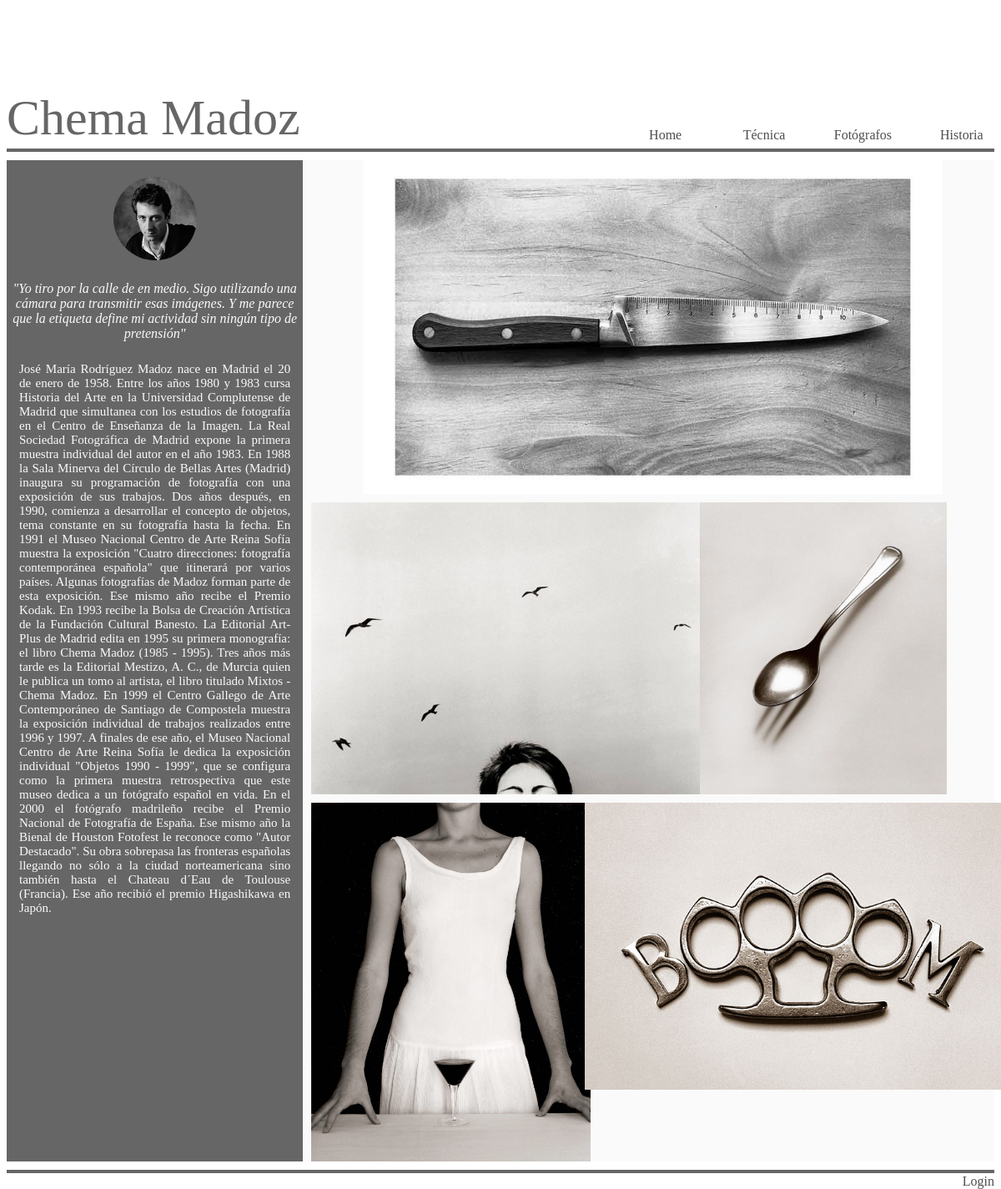
The page /madoz.php on the database its author committed.
### tables this page shows
CREATE TABLE `fotografos` (
  `nombre` varchar(25) NOT NULL,
  `biografia` text,
  `quote` text,
  `rutaretrato` varchar(60) NOT NULL
);

CREATE TABLE `imagenes` (
  `referencia_por_autor` int(11) NOT NULL,
  `ruta` varchar(50) NOT NULL,
  `autor` varchar(25) NOT NULL,
  `alineación` varchar(25) NOT NULL
);

### madoz.php (the view, shortened to what this page needs)
	<html>
	<head>
		<link rel="stylesheet" type="text/css" href="estilo.css">
	</head>
	<body id="cuerpo">
		<?php
			$conexion=new mysqli('localhost','root','','photoweb');
			$conexion->set_charset("utf8");
			$peticion="SELECT * FROM fotografos WHERE nombre='Chema Madoz'";
			$resultado=$conexion->query($peticion);
			$fila=$resultado->fetch_assoc();
		?>
		<div>
			<?php echo '<div id="titulo2" align="left">'.$fila['nombre'].'</div>'; ?>
			<div id="menu">
				<span id="menuitem"><a href="historia.php">Historia</a></span>
				<span id="menuitem"><a href="fotografos.php">Fotógrafos</a></span>
				<span id="menuitem"><a href="tecnica.php">Técnica</a></span>
				<span id="menuitem"><a href="principal.php">Home</a></span>
			</div>
		<div id="linea" align="center"></div>
		<div id="basefotografos" align="center">
			<div id="bannerizquierdo">
				<?php echo'<span id="retratobio"><img class="circulo" height=100px" width="100px" src="./retratos/'.$fila['rutaretrato'].'"> </span>';?>
				<?php echo '<span id="quote">"'.$fila['quote'].'"</span>';?>
				<?php echo '<span id="bio">'.$fila['biografia'].'</span>';?>
			</div>
			<?php
				$peticion="SELECT * FROM imagenes WHERE autor='Chema Madoz' ORDER BY referencia_por_autor ASC";
				$resultado=$conexion->query($peticion);
			?>
			<div id="bannerderecho">
				<div id="derecho1">
					<?php
						$fila=$resultado->fetch_assoc();
						echo '<span class="foto_fotografo"><img height=100%" width="%px" src="./fotografos/madoz/'.$fila['ruta'].'"></span>';?>
				</div>
				<div id="derecho2">
					<div class="region_iz">
						<?php
						$fila=$resultado->fetch_assoc();
						echo '<span class="foto_fotografo"><img height="100%" width="%" src="./fotografos/madoz/'.$fila['ruta'].'"></span>';?>
					</div>
					<div class="region_der">
						<?php
						$fila=$resultado->fetch_assoc();
						echo '<span "class="foto_fotografo"><img height="100%" width="%" src="./fotografos/madoz/'.$fila['ruta'].'"></span>';?>
					</div>
				</div>
				<div id="derecho3">
					<div class="region_iz2">
						<?php
						$fila=$resultado->fetch_assoc();
						echo '<span"class="foto_fotografo"><img height="100%" width="%" src="./fotografos/madoz/'.$fila['ruta'].'"></span>';?>
					</div>
					<div class="region_der2">
						<?php
						$fila=$resultado->fetch_assoc();
						echo '<span class="foto_fotografo"><img height="80%" width="%" src="./fotografos/madoz/'.$fila['ruta'].'"></span>';
						mysqli_close($conexion);?>
					</div>
				</div>
			</div>
		</div>
		<div id="linea" align="center">
		<?php
			if(isset($_SESSION['usuario']))
			{
				echo'<div id="login" align="center"><a href="vip.php">'.$_SESSION['usuario'].'/zona suscriptores</a></a></div>';
			}
			else
			{
				echo'<div id="login" align="center" class="ancho"> <a href="login.php">Login</a></div>';
			}
		?>
	</body>
</html>

### estilo.css (style rules this page uses)
body { font-family: Georgia; }
#titulo2 { color:hsl(0, 0%, 40%); text-align:left; font-size: 60px; height: 120px; width: 100%; position:relative; top:99px; }
#menuitem { overflow: hidden; text-align:center; font-size: 16; float:right; height: 100%; width: 10%; position:relative; top:20px; left:20px; }
#menu { height: 45px; width: 100%; margin-top: 5px; }
#linea { width: 100%; height: 4px; background-color:hsl(0, 0%, 40%); }
#basefotografos { width: 100%; height: 1200px; background-color:hsl(0, 0%, 98%); margin-top: 10px; margin-bottom: 10px; }
#bannerizquierdo { width: 30%; height: 1200px; background-color:hsl(0, 0%, 40%); float: left; }
#quote { margin-top: 25px; margin-bottom: 25px; text-align: center; float: left; color:hsl(0, 0%, 98%); font-style: oblique; margin-right: 7px; margin-left: 7px; }
#bio { font-size: 15; text-align: center; color:hsl(0, 0%, 98%); text-align: justify; text-justify: inter-word; margin-right: 15px; margin-left:15px; float: right; }
img.circulo { border-radius: 50%; margin-top: 20px; text-align: center; }
#bannerderecho { width: 70%; height: 1200px; float: left; }
.foto_fotografo { text-align: center; }
#derecho1 { height:400px; margin-bottom: 10px; margin-left:10px; }
#derecho2 { height:350px; margin-bottom: 10px; margin-left:10px; }
#derecho3 { height:430px; margin-bottom: 10px; margin-left:10px; }
.region_iz { width: 50%; height: 350px; float: left; }
.region_der { width: 50%; height: 350px; float: left; }
.region_iz2 { width: 40%; height: 430px; float: left; }
.region_der2 { width: 60%; height: 430px; float: left; }
#login { color:rgb(77, 77, 77); text-align:right; font-size: 16px; margin-top: 5px; float:right; }
a { color:rgb(77,77,77); text-align:right; font-family: Georgia; font-size: 16; text-decoration: none; }

### rows shown on the page
fotografos: nombre "Chema Madoz", rutaretrato (picture), quote "Yo tiro por la calle de en medio. Sigo utilizando una cámara para transmitir esas imágenes. Y me parece que la etiqueta define mi actividad sin ningún tipo de pretensión", biografia "José María Rodríguez Madoz nace en Madrid el 20 de enero de 1958. Entre los años 1980 y 1983 cursa Historia del Arte en la Universidad Complutense de Madrid que simultanea con los estudios de fotografía en el Centro de Enseñanza de la Imagen. La Real Sociedad Fotográfica de Madrid expone la primera muestra individual del autor en el año 1983. En 1988 la Sala Minerva del Círculo de Bellas Artes (Madrid) inaugura su programación de fotografía con una exposición de sus trabajos. Dos años después, en 1990, comienza a desarrollar el concepto de objetos, tema constante en su fotografía hasta la fecha. En 1991 el Museo Nacional Centro de Arte Reina Sofía muestra la exposición \"Cuatro direcciones:…"
imagenes: ruta (picture)
imagenes: ruta (picture)
imagenes: ruta (picture)
imagenes: ruta (picture)
imagenes: ruta (picture)
